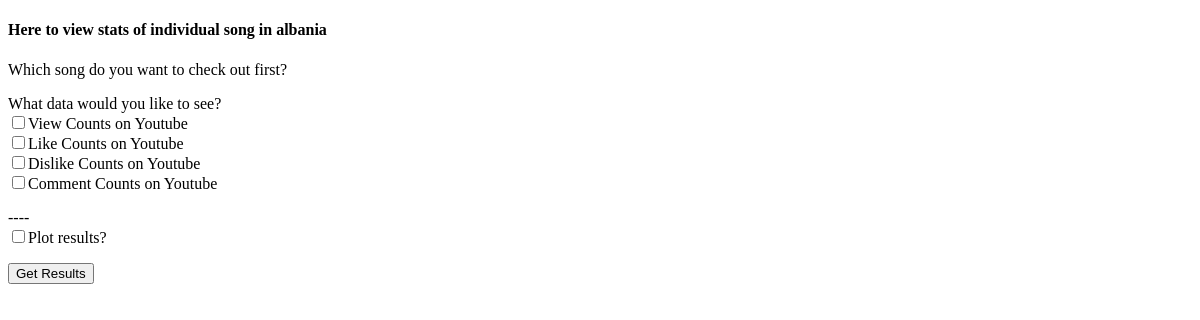
The app's page /top_songs/albania/compare, older data.
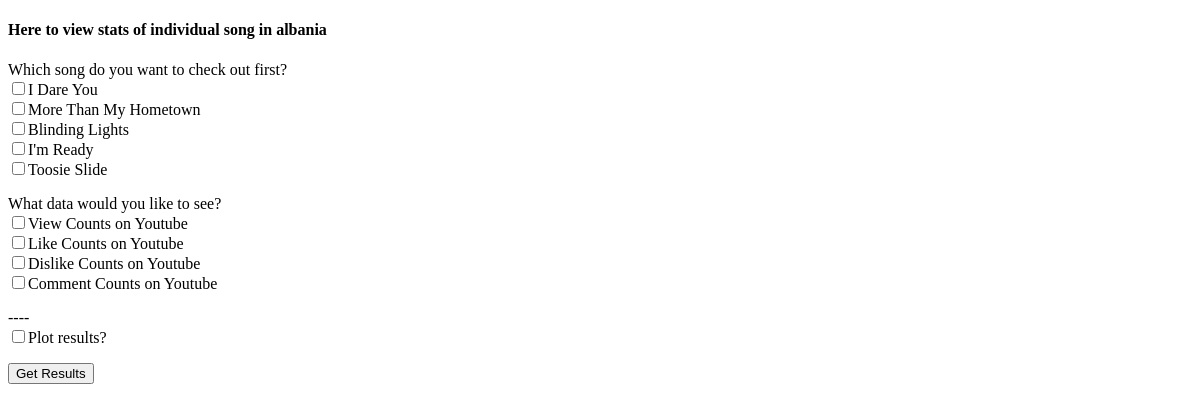
The same page, newer data.
### tables this page shows
CREATE TABLE "Countries" (
			'id' INTEGER PRIMARY KEY AUTOINCREMENT,
			'countries' TEXT NOT NULL,
			'alpha2' TEXT NOT NULL

		);

CREATE TABLE "Videos"(
			'id' INTEGER PRIMARY KEY AUTOINCREMENT,
			'title' TEXT NOT NULL,
			'artist_name' TEXT NOT NULL,
			'album' TEXT NOT NULL,
			'countryId' INTEGER NOT NULL,
			'lyrics' TEXT NOT NULL,
			'url' TEXT,
			'views' INTEGER,
			'likes' INTEGER,
			'dislikes' INTEGER,
			'comment_count' INTEGER

		);

### app.py (the view)
@app.route('/top_songs/<country>/compare')
def top_congs_compare(country):
	top_song_list = get_top_songs(country)
	return render_template('top_songs_compare.html', country=country, top_song_list=top_song_list)

### app.py (called while the page is built)
def get_top_songs(country):
	conn = sqlite3.connect('country_song.sqlite')
	cur = conn.cursor()
	q = f'''
		SELECT c.countries, v.id, v.title, v.artist_Name, v.album, v.url
		FROM Countries as c
		JOIN Videos as v
		ON v.CountryId = c.Id
		WHERE c.Countries = '{country}'
	'''
	results = cur.execute(q).fetchall()
	conn.close()
	return results

### templates/top_songs_compare.html (shortened to what this page needs)
<!DOCTYPE html>
<html>
<head>
</head>
<body>
	<h4>Here to view stats of individual song in {{country}}</h4>
	<form action='/top_songs/{{country}}/results' method='POST'>
	<p>
		Which song do you want to check out first?
		<br/>
		{% for song in top_song_list%}
			<input type="checkbox" name="{{song[1]}}">{{song[2]}}<br/>
		{% endfor %}
	</p>
	<p>
		What data would you like to see? <br/>
		<input type="checkbox" name="view">View Counts on Youtube<br/>
		<input type="checkbox" name="like">Like Counts on Youtube<br/>
		<input type="checkbox" name="dislike">Dislike Counts on Youtube<br/>
		<input type="checkbox" name="comment">Comment Counts on Youtube<br/>
	</p>
	<p>
		----<br/>
        <input type='checkbox' name='plot'/>Plot results?<br/>
	</p>
	<input type='submit' value='Get Results'/>
	</form>
</body>
</html>

Row changes from the older to the newer data that the page shows:
now on this page (row unchanged): Countries: countries "albania"
added Videos: title "I Dare You"
added Videos: title "More Than My Hometown"
added Videos: title "Blinding Lights"
added Videos: title "I'm Ready"
added Videos: title "Toosie Slide"
Text that changed along with them:
{{ country }}: "albania" → (not shown)
